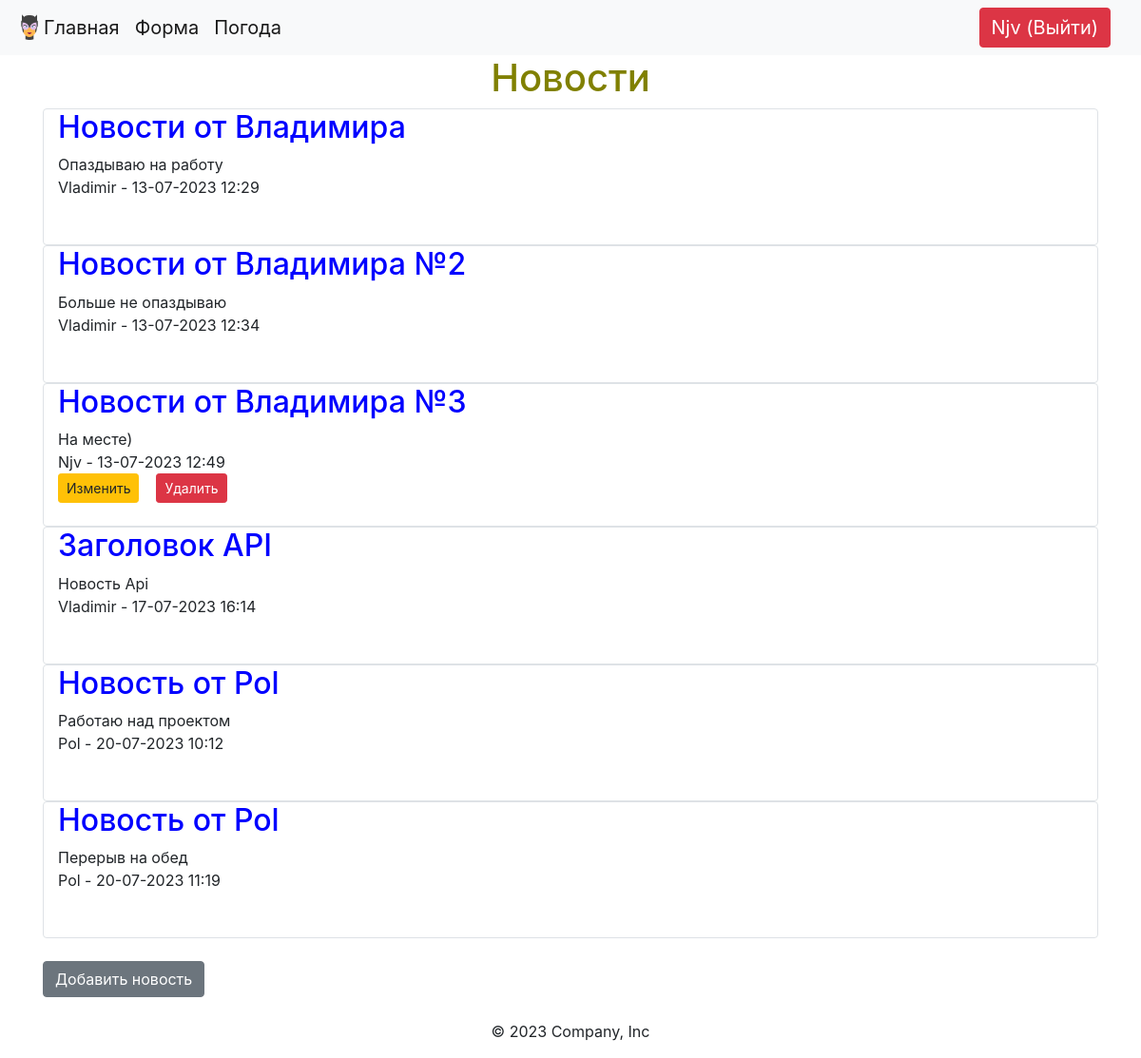
Screenshot of /index (signed in) with the database file from the repository.
### data/users.py (models this page shows, shortened)
class User(SqlAlchemyBase, UserMixin, SerializerMixin):
    __tablename__ = 'users'
    id = sqlalchemy.Column(sqlalchemy.Integer, primary_key=True, autoincrement=True)
    name = sqlalchemy.Column(sqlalchemy.String, nullable=True)
    about = sqlalchemy.Column(sqlalchemy.String, nullable=True)
    email = sqlalchemy.Column(sqlalchemy.String, index=True, unique=True, nullable=True)
    hashed_password = sqlalchemy.Column(sqlalchemy.String, nullable=True)
    create_date = sqlalchemy.Column(sqlalchemy.DateTime, default=datetime.datetime.now())
    news = orm.relationship("News", back_populates='user')  # связываем с классом и user

### data/news.py (models this page shows, shortened)
class News(SqlAlchemyBase, UserMixin, SerializerMixin):
    __tablename__ = 'news'
    id = sqlalchemy.Column(sqlalchemy.Integer, primary_key=True, autoincrement=True)
    title = sqlalchemy.Column(sqlalchemy.String, nullable=True)
    content = sqlalchemy.Column(sqlalchemy.String, nullable=True)
    create_date = sqlalchemy.Column(sqlalchemy.DateTime, default=datetime.datetime.now())
    is_private = sqlalchemy.Column(sqlalchemy.Boolean, default=True)
    is_published = sqlalchemy.Column(sqlalchemy.Boolean, default=True)
    user_id = sqlalchemy.Column(sqlalchemy.Integer, sqlalchemy.ForeignKey("users.id"))
    user = orm.relationship('User')  # связываем с классом

### main.py (the view)
@app.route('/')
@app.route('/index')
def index():
    db_sess = db_session.create_session()
    if current_user.is_authenticated:
        news = db_sess.query(News).filter((News.user == current_user) | (News.is_private != True))
    else:
        news = db_sess.query(News).filter(News.is_private != True)
    return render_template('index.html', title='Новости', news=news)  # * список **словарь

### data/db_session.py (called while the page is built)
def create_session() -> Session:  # аннотатор функций, возвращает сессию
    global created
    return created()

### main.py (called while the page is built)
@login_manager.user_loader
def load_user(user_id):
    db_sess = db_session.create_session()
    return db_sess.get(User, user_id)

### templates/index.html
{% extends "base.html" %}
{% block content %}
<h1 align="center" style="color: olive;"> Новости </h1>
<div class="container">
{% for item in news %}
<div class="col border rounded ">
    <h2 style="color:blue;">{{ item.title }} </h2>
    <div>{{ item.content }}</div>
    <div>{{ item.user.name }} - {{ item.create_date.strftime("%d-%m-%Y %H:%M")}}</div>
 {% if current_user.is_authenticated and current_user == item.user %}
        <a href="/news/{{ item.id }}" class="btn btn-sm btn-warning">Изменить</a>&nbsp; &nbsp;
        <a href="/news_del/{{ item.id }}" class="btn btn-sm btn-danger"
           title="Удалить новость: &laquo;{{item.title}}&raquo;"
           onclick="return confirm('Вы действительно хотите удалить новость &laquo;{{item.title}}&raquo;?')">Удалить</a>
    {% endif %}
<br><br></div>
{% endfor %}
{% if current_user.is_authenticated %}
    <br><a href="news" class="btn btn-secondary">Добавить новость</a><br><br>
{% endif %}
</div>
<p class="text-center text-body-secondary">© 2023 Company, Inc</p>
{% endblock %}

### templates/base.html (shortened to what this page needs)
<!DOCTYPE html>
<html lang="en">
<head>
    <link rel="stylesheet" type="text/css" href="../static/css/style.css">
    <link rel="stylesheet" href="https://cdn.jsdelivr.net/npm/bootstrap@4.6.2/dist/css/bootstrap.min.css"
>
</head>
<body>
<header>
    <nav class="navbar navbar-light bg-light d-flex justify-content-start">
        <a class="navbar-brand" href="/index">
            <img src="../static/images/Picture-icon.png" width="30" height="30"
                 class="d-inline-block align-top" alt="">Главная</a>
        <a class="navbar-brand" href="/form_sample">Форма</a>
        <a class="navbar-brand" href="/weather_form">Погода</a>
        {% if current_user.is_authenticated %}
        <a class="navbar-brand btn btn-danger text-white ml-auto" title="Нажмите для выхода" href="/logout">{{ current_user.name}} (Выйти)</a>
        {% else %}
        <a class="navbar-brand" href="/login">Авторизация</a>
        <a class="navbar-brand" href="/register">Регистрация</a>
        {% endif %}
    </nav>
</header>
{% block content %}{% endblock %}
</body>
</html>

### rows the page displays
User: name "Njv"
News: title "Новости от Владимира", content "Опаздываю на работу", user.name "Vladimir", create_date "13-07-2023 12:29"
News: title "Новости от Владимира №2", content "Больше не опаздываю", user.name "Vladimir", create_date "13-07-2023 12:34"
News: title "Новости от Владимира №3", content "На месте)", user.name "Njv", create_date "13-07-2023 12:49"
News: title "Заголовок API", content "Новость Api", user.name "Vladimir", create_date "17-07-2023 16:14"
News: title "Новость от Pol", content "Работаю над проектом", user.name "Pol", create_date "20-07-2023 10:12"
News: title "Новость от Pol", content "Перерыв на обед", user.name "Pol", create_date "20-07-2023 11:19"
